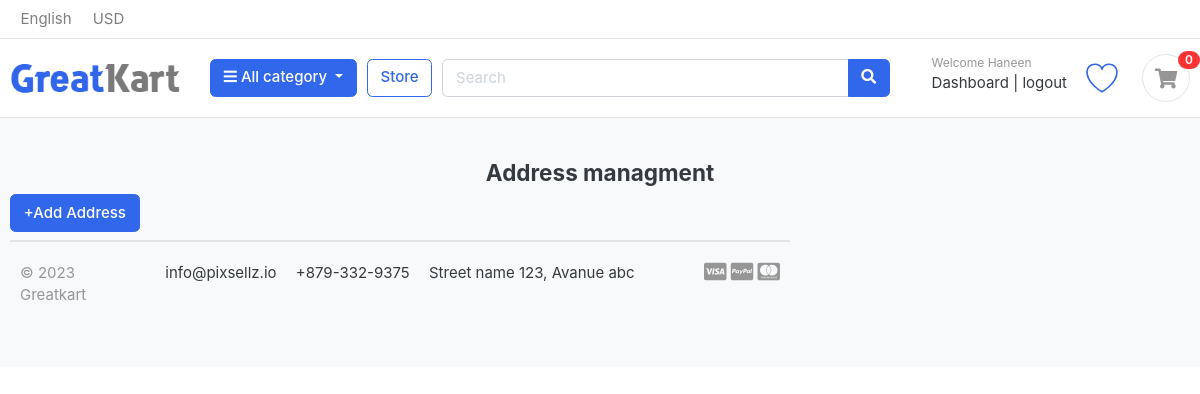
The page /accounts/addr/ (signed in) on the database as committed earlier.
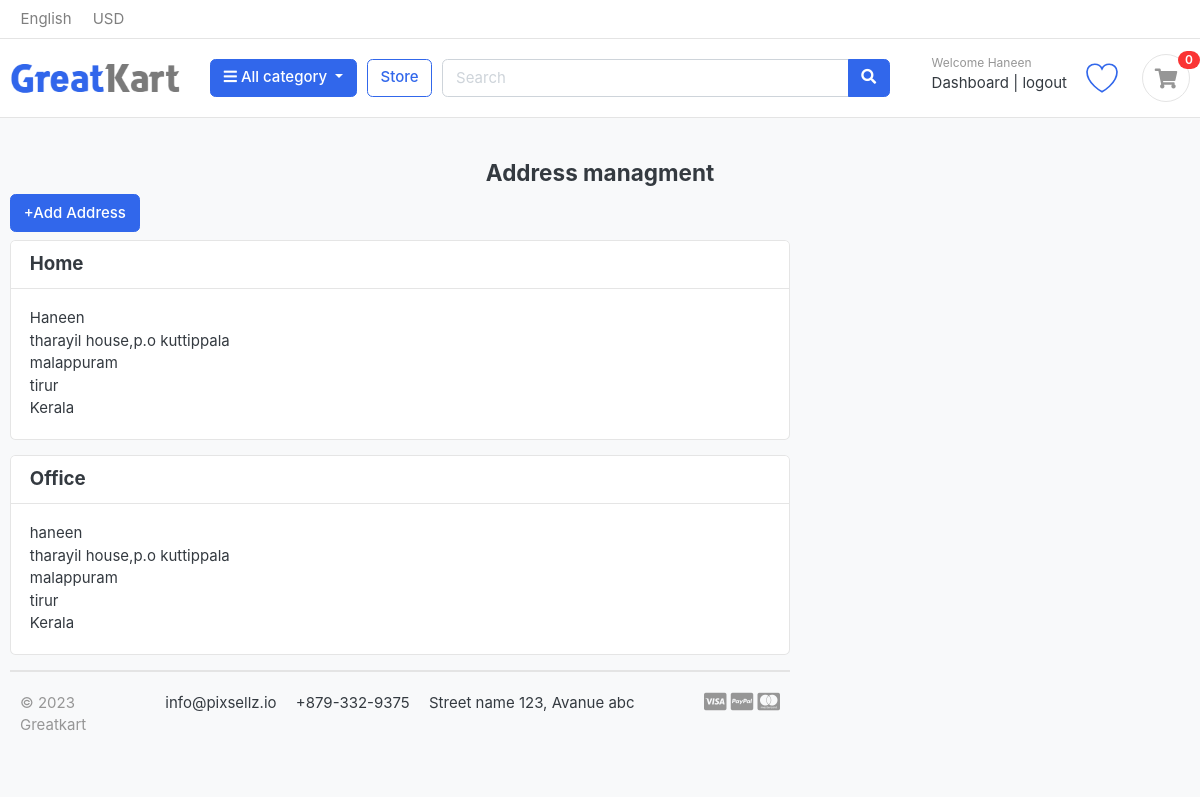
The same page on the database as committed later.
### accounts/models.py (models this page shows)
class Address(models.Model):
    first_name = models.CharField(max_length=50)
    last_name = models.CharField(max_length=50)
    type_address = models.CharField(max_length=50)
    user = models.ForeignKey(Account, on_delete=models.CASCADE)
    email = models.EmailField(max_length=100, unique=False)
    phone = models.CharField(max_length=50)
    address_line_1 = models.CharField(max_length=50)
    address_line_2 = models.CharField(max_length=50, blank=True)
    country= models.CharField(max_length=50)
    state = models.CharField(max_length=50)
    city = models.CharField(max_length=50)

### accounts/views.py (the view)
# urls.py: path('addr/',views.addr),
def addr(request):
    if request.user.is_authenticated:
        address=Address.objects.filter(user = request.user.id)
        return render(request,"accounts/address.html",{'address':address})

### carts/context_processors.py (called while the page is built)
def counter(request):
    cart_count=0
    if 'admin' in request.path:
        return {}
    else:
        try:
            cart=Cart.objects.filter(cart_id=_cart_id(request))
            cart_items=CartItem.objects.all().filter(cart=cart[:1])
            for cart_item in cart_items:
                cart_count += cart_item.quantity
        except Cart.DoesNotExist:
            cart_count=0
    return dict(cart_count=cart_count)

### carts/views.py (called while the page is built)
def _cart_id(request):
    cart = request.session.session_key
    if not cart:
        cart = request.session.create()
    return cart

### category/context_processor.py (called while the page is built)
def menu_links(request):
    links = category.objects.all()
    return dict(links=links)

### category/models.py (called while the page is built)
    def get_url(self):
        return reverse('products_by_category', args=[self.slug])

### templates/accounts/address.html
{% extends 'base.html' %}
{% load static %}
{% block content %}
<section class="section-content padding-y bg">
	<div class="container">
		<h4 class="text-center mb-20">Address managment</h4>
		<div class="row">
            <aside class="col-lg-8">
                <button type="button" class="btn btn-primary mb-2 " value="Input"><a class="text-decoration-none text-white" href="/accounts/add_address/">+Add Address</a></button>
				{% for a in address %}
				<div class="card mb-3">
					<h5 class="card-header">{{a.type_address}}</h5>
					<div class="card-body">
						<p class="card-text mb-0">{{a.first_name}}</p>
						<p class="card-text mb-0">{{a.address_line_1 }}</p>
						<p class="card-text mb-0">{{a.address_line_2}}</p>
						<p class="card-text mb-0">{{a.city}}</p>
						<p class="card-text mb-0">{{a.state }}</p>
					</div>
				</div>
				{%endfor%}
{%endblock%}

Rows that differ between the two databases and show on the page:
added Address: type_address "Home", first_name "Haneen", address_line_1 "tharayil house,p.o kuttippala", address_line_2 "malappuram", city "tirur", state "Kerala"
added Address: type_address "Office", first_name "haneen", address_line_1 "tharayil house,p.o kuttippala", address_line_2 "malappuram", city "tirur", state "Kerala"
